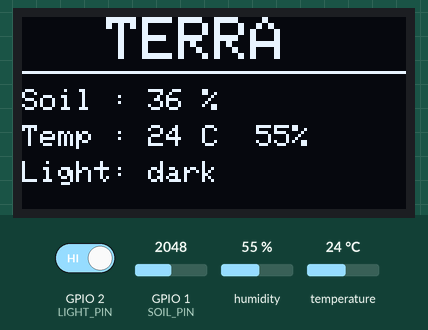
Recording of a program running on a simulated Seeed XIAO ESP32-S3. On the bench: 128×64 one-colour display. Inputs (shaded band) come from the test bench; at power-on: GPIO 1 (SOIL_PIN) = 2048, GPIO 2 (LIGHT_PIN) HIGH, humidity 55 %, temperature 24 °C (analog values on the 0–4095 scale). I2S audio is not simulated (input reads silence); what the program prints to the serial monitor is not drawn.

Above: at 6.1 s.
6.2 s: GPIO 1 (SOIL_PIN) set to 2132
9.9 s: GPIO 2 (LIGHT_PIN) driven LOW
At 12.0 s:
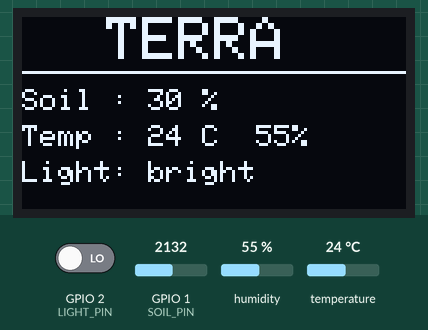
13.6 s: humidity set to 22 %
At 20.8 s:
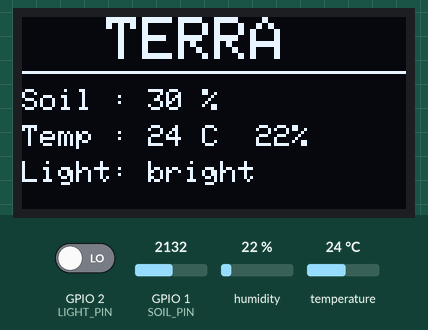
21.1 s: GPIO 2 (LIGHT_PIN) driven HIGH
At 22.8 s:
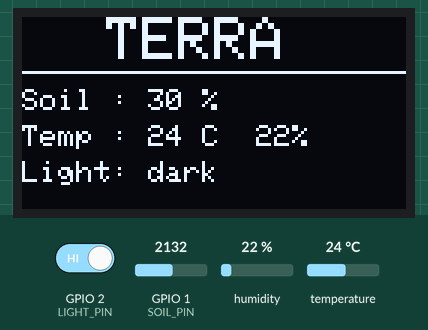
24.8 s: temperature set to 12 °C
At 27.4 s:
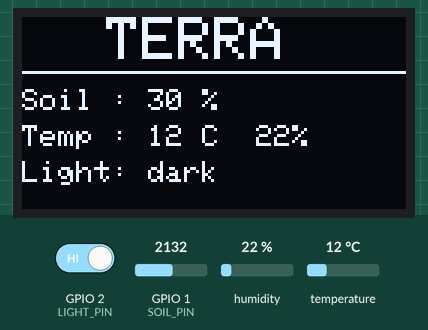
28.5 s: GPIO 1 (SOIL_PIN) set to 2866
At 35.3 s:
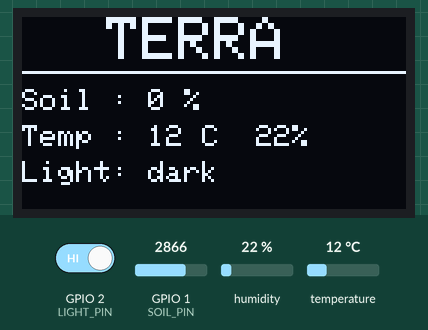
Timing chart, 0 to 36.8 s (numbered marks = the images above; inputs shaded):
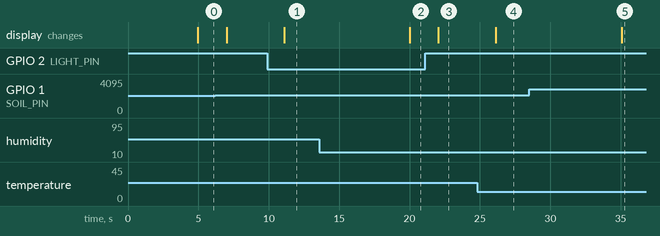

Measured:
- after the input at 9.9 s, the display: changes after 1.2 s (image 1)
- after the input at 13.6 s, the display: changes after 6.4 s (image 2)
- after the input at 21.1 s, the display: changes after 0.95 s (image 3)
- after the input at 24.8 s, the display: changes after 1.3 s (image 4)
- after the input at 28.5 s, the display: changes after 6.6 s (image 5)

The program:

main.cpp
```cpp
// ===========================================================================
// Sensor read test — Soil moisture (analog) + DHT11 (temperature + humidity)
// Board: Seeed Studio XIAO ESP32S3
//
// Wiring:
//   Soil AOUT  -> D0  (GPIO1)   |  Soil VCC  -> 3V3,  Soil GND  -> GND
//   DHT11 DATA -> D2  (GPIO3)   |  DHT11 VCC -> 3V3,  DHT11 GND -> GND
//   Light DO   -> D1  (GPIO2)   |  Light VCC -> 3V3,  Light GND -> GND
//
// Open the serial monitor at 115200 baud to watch the readings update.
// ===========================================================================
#include <Arduino.h>
#include <DHTesp.h>
#include <driver/i2s.h>          // legacy I2S (Arduino core 2.x) for the MAX98357A amp
#include <Wire.h>
#include <Adafruit_SSD1306.h>    // I2C OLED display

const int SOIL_PIN  = 1;   // D0  (analog AOUT)
const int DHT_PIN   = 3;   // D2  (DHT11 data)
const int LIGHT_PIN = 2;   // D1  (light module DO — digital: LOW=light, HIGH=dark)

// I2C OLED display:  SDA -> D9 (GPIO8),  SCL -> D8 (GPIO7)
#define OLED_SDA  8
#define OLED_SCL  7
Adafruit_SSD1306 oled(128, 64, &Wire, -1);
bool oledOK = false;

uint8_t i2cScan() {                // returns the first I2C address found (0 = none)
  uint8_t first = 0;
  Serial.print("[I2C] scanning D9/D8... ");
  for (uint8_t a = 1; a < 127; a++) {
    Wire.beginTransmission(a);
    if (Wire.endTransmission() == 0) { Serial.printf("found 0x%02X ", a); if (!first) first = a; }
  }
  Serial.println(first ? "" : "NONE (check SDA/SCL/VCC/GND)");
  return first;
}

// Audio amp (MAX98357A):  BCLK=D4(GPIO5)  LRC=D3(GPIO4)  DIN=D5(GPIO6)
#define I2S_BCLK 5
#define I2S_LRC  4
#define I2S_DOUT 6
#define I2S_RATE 16000

void audioSetup() {
  i2s_config_t cfg = {
    .mode = (i2s_mode_t)(I2S_MODE_MASTER | I2S_MODE_TX),
    .sample_rate = I2S_RATE,
    .bits_per_sample = I2S_BITS_PER_SAMPLE_16BIT,
    .channel_format = I2S_CHANNEL_FMT_ONLY_LEFT,
    .communication_format = I2S_COMM_FORMAT_STAND_I2S,
    .intr_alloc_flags = 0,
    .dma_buf_count = 8,
    .dma_buf_len = 256,
    .use_apll = false,
    .tx_desc_auto_clear = true,
    .fixed_mclk = 0
  };
  i2s_pin_config_t pins = { .bck_io_num = I2S_BCLK, .ws_io_num = I2S_LRC,
    .data_out_num = I2S_DOUT, .data_in_num = I2S_PIN_NO_CHANGE };
  i2s_driver_install(I2S_NUM_0, &cfg, 0, NULL);
  i2s_set_pin(I2S_NUM_0, &pins);
  i2s_zero_dma_buffer(I2S_NUM_0);
}

// play a sine tone of `freq` Hz for `ms` milliseconds
void tone2(float freq, int ms, float vol = 0.4) {
  static double phase = 0; double step = 2.0 * PI * freq / I2S_RATE;
  int total = I2S_RATE * ms / 1000; int16_t buf[128]; size_t bw; int done = 0;
  while (done < total) {
    int n = total - done; if (n > 128) n = 128;
    for (int i = 0; i < n; i++) { buf[i] = (int16_t)(sin(phase) * 32767 * vol);
      phase += step; if (phase > 2 * PI) phase -= 2 * PI; }
    i2s_write(I2S_NUM_0, buf, n * sizeof(int16_t), &bw, portMAX_DELAY);
    done += n;
  }
  i2s_zero_dma_buffer(I2S_NUM_0);
}

// a little tune — "Ode to Joy" (first phrase)
void playMelody() {
  struct N { int f, ms; };
  static const N song[] = {
    {330,280},{330,280},{349,280},{392,280},   {392,280},{349,280},{330,280},{294,280},
    {262,280},{262,280},{294,280},{330,280},   {330,420},{294,140},{294,560},
  };
  for (auto &n : song) { tone2(n.f, n.ms, 1.0); delay(25); }   // 100% digital volume
}

// Soil calibration (raw ADC values). To calibrate YOUR probe, watch the raw
// number: hold it in open air -> that's SOIL_AIR_RAW (0%); dunk it in water to
// the line -> that's SOIL_WATER_RAW (100%). Then update these two numbers.
const int SOIL_AIR_RAW   = 2550;   // ~0%   (dry / in air)
const int SOIL_WATER_RAW = 1190;   // ~100% (in water)

DHTesp dht;

int soilPercent(int raw) {
  long span = SOIL_AIR_RAW - SOIL_WATER_RAW;
  if (span == 0) return -1;
  long pct = 100L * (SOIL_AIR_RAW - raw) / span;
  return (int)(pct < 0 ? 0 : pct > 100 ? 100 : pct);
}

void setup() {
  Serial.begin(115200);
  unsigned long t0 = millis();
  while (!Serial && millis() - t0 < 3000) delay(10);   // wait briefly for USB serial

  analogReadResolution(12);                      // 0..4095
  analogSetPinAttenuation(SOIL_PIN, ADC_11db);   // read the full ~0..3.3 V range
  dht.setup(DHT_PIN, DHTesp::DHT11);
  pinMode(LIGHT_PIN, INPUT);                     // light module DO
  audioSetup();                                  // I2S amp

  // --- I2C OLED display ---
  Wire.begin(OLED_SDA, OLED_SCL);
  uint8_t addr = i2cScan();
  if (!addr) addr = 0x3C;                         // SSD1306 default
  oledOK = oled.begin(SSD1306_SWITCHCAPVCC, addr);
  if (oledOK) {
    oled.clearDisplay(); oled.setTextColor(SSD1306_WHITE);
    oled.setTextSize(2); oled.setCursor(24, 10); oled.print("TERRA");
    oled.setTextSize(1); oled.setCursor(16, 42); oled.print("display OK :)");
    oled.display();
    Serial.printf("[OLED] SSD1306 ready @ 0x%02X\n", addr);
  } else {
    Serial.println("[OLED] init FAILED -- if the scan found an address, it may be an SH1106 (tell me)");
  }

  Serial.println("\n=== Soil + DHT11 + Light + Audio + Display test ===");
  Serial.println("Soil -> D0   DHT11 -> D2   Light -> D1   Audio -> D3/D4/D5");
  Serial.println("Playing a little tune (Ode to Joy)... \xF0\x9F\x8E\xB5\n");
  playMelody();
}

void loop() {
  // --- Soil moisture (analog) ---
  int raw = analogRead(SOIL_PIN);
  int pct = soilPercent(raw);

  // --- DHT11 (temperature + humidity) ---
  TempAndHumidity th = dht.getTempAndHumidity();
  bool dhtOK = (dht.getStatus() == DHTesp::ERROR_NONE) && !isnan(th.temperature);

  // --- Light module (digital: LOW = light, HIGH = dark) ---
  bool lightOn = (digitalRead(LIGHT_PIN) == LOW);

  Serial.printf("Soil: raw=%4d (%3d%%)   |   ", raw, pct);
  if (dhtOK)
    Serial.printf("DHT11: %.1f C / %.1f F, %.0f%% RH   |   ",
                  th.temperature, th.temperature * 9.0 / 5.0 + 32.0, th.humidity);
  else
    Serial.printf("DHT11: FAILED (%s)   |   ", dht.getStatusString());
  Serial.printf("Light: %s (DO=%s)\n", lightOn ? "bright" : "dark", lightOn ? "LOW" : "HIGH");

  // --- live sensor readout on the OLED ---
  if (oledOK) {
    oled.clearDisplay();
    oled.setTextSize(2); oled.setCursor(28, 0); oled.print("TERRA");
    oled.drawLine(0, 18, 127, 18, SSD1306_WHITE);
    oled.setTextSize(1);
    oled.setCursor(0, 24); oled.printf("Soil : %d %%", pct);
    oled.setCursor(0, 36);
    if (dhtOK) oled.printf("Temp : %.0f C  %.0f%%", th.temperature, th.humidity);
    else       oled.print("Temp : -- (no DHT)");
    oled.setCursor(0, 48); oled.printf("Light: %s", lightOn ? "bright" : "dark");
    oled.display();
  }

  // replay the tune every ~5th reading so you can hear it clearly
  static int cyc = 0;
  if (++cyc % 5 == 0) { Serial.println("   🎵 playing tune..."); playMelody(); }

  delay(2000);   // the DHT11 needs ~2 s between reads
}
```
